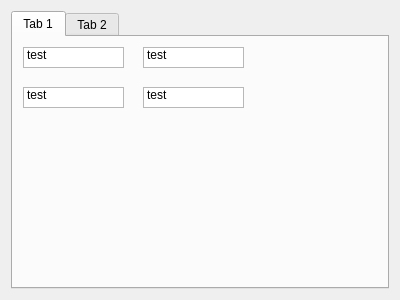
<?xml version="1.0" encoding="UTF-8"?>
<ui version="4.0">
 <class>Form</class>
 <widget class="QWidget" name="Form">
  <property name="geometry">
   <rect>
    <x>0</x>
    <y>0</y>
    <width>400</width>
    <height>300</height>
   </rect>
  </property>
  <property name="windowTitle">
   <string>Form</string>
  </property>
  <layout class="QHBoxLayout" name="horizontalLayout">
   <item>
    <widget class="QTabWidget" name="tabWidget">
     <widget class="QWidget" name="tab">
      <attribute name="title">
       <string>Tab 1</string>
      </attribute>
      <widget class="QListWidget" name="listWidget">
       <property name="geometry">
        <rect>
         <x>10</x>
         <y>10</y>
         <width>101</width>
         <height>21</height>
        </rect>
       </property>
       <item>
        <property name="text">
         <string>test</string>
        </property>
       </item>
      </widget>
      <widget class="QListWidget" name="listWidget_3">
       <property name="geometry">
        <rect>
         <x>10</x>
         <y>50</y>
         <width>101</width>
         <height>21</height>
        </rect>
       </property>
       <item>
        <property name="text">
         <string>test</string>
        </property>
       </item>
      </widget>
      <widget class="QListWidget" name="listWidget_4">
       <property name="geometry">
        <rect>
         <x>130</x>
         <y>10</y>
         <width>101</width>
         <height>21</height>
        </rect>
       </property>
       <property name="visible">
        <bool>false</bool>
       </property>
       <item>
        <property name="text">
         <string>test</string>
        </property>
       </item>
      </widget>
      <widget class="QListWidget" name="listWidget_5">
       <property name="geometry">
        <rect>
         <x>130</x>
         <y>50</y>
         <width>101</width>
         <height>21</height>
        </rect>
       </property>
       <property name="visible">
        <bool>false</bool>
       </property>
       <item>
        <property name="text">
         <string>test</string>
        </property>
       </item>
      </widget>
     </widget>
     <widget class="QWidget" name="tab_2">
      <attribute name="title">
       <string>Tab 2</string>
      </attribute>
     </widget>
    </widget>
   </item>
  </layout>
 </widget>
 <resources/>
 <connections>
  <connection>
   <sender>listWidget</sender>
   <signal>itemClicked(QListWidgetItem*)</signal>
   <receiver>listWidget_4</receiver>
   <slot>show()</slot>
   <hints>
    <hint type="sourcelabel">
     <x>71</x>
     <y>61</y>
    </hint>
    <hint type="destinationlabel">
     <x>191</x>
     <y>61</y>
    </hint>
   </hints>
  </connection>
  <connection>
   <sender>listWidget_3</sender>
   <signal>itemClicked(QListWidgetItem*)</signal>
   <receiver>listWidget_4</receiver>
   <slot>hide()</slot>
   <hints>
    <hint type="sourcelabel">
     <x>71</x>
     <y>101</y>
    </hint>
    <hint type="destinationlabel">
     <x>191</x>
     <y>61</y>
    </hint>
   </hints>
  </connection>
  <connection>
   <sender>listWidget_3</sender>
   <signal>itemClicked(QListWidgetItem*)</signal>
   <receiver>listWidget_5</receiver>
   <slot>show()</slot>
   <hints>
    <hint type="sourcelabel">
     <x>71</x>
     <y>101</y>
    </hint>
    <hint type="destinationlabel">
     <x>191</x>
     <y>101</y>
    </hint>
   </hints>
  </connection>
 </connections>
</ui>
